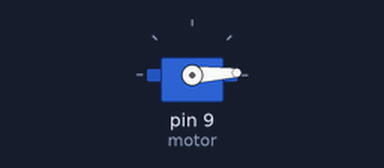
Bench run of a sketch on a simulated Arduino Uno, built with avr-gcc and run on an emulated ATmega328P. Shown: servo.

Above: at 0.05 s.
At 0.9 s:
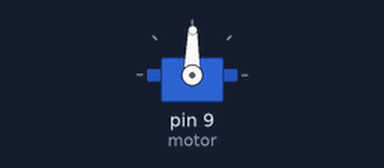
At 1.75 s:
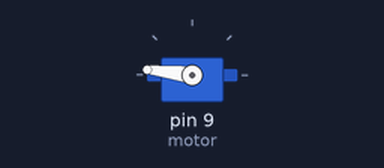
At 3.45 s:
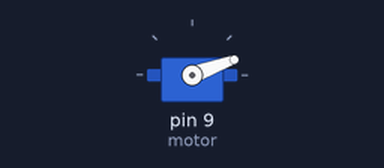
Timing chart, 0 to 8.4 s (numbered marks = the images above):
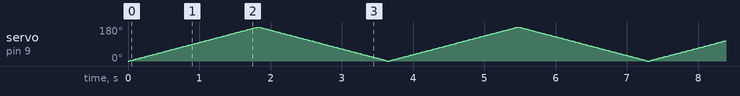

The sketch:

servomotor.ino
```cpp
#include<Servo.h>
Servo motor;
//int knob_off=0;
//int knob_on=180;
int p=0;
void setup() {
  // put your setup code here, to run once:
  motor.attach(9);
  motor.write(0);
}

void loop() {
  // put your main code here, to run repeatedly:
//  if(flame_sensor == HIGH)
//  {
//    motor.write(knob_on);
//  }
//
//  if(button == LOW)
//  {
//    motor.write(knob_off);
//  }
//}
//
  for(p=0;p<=180;p++)
  {
    motor.write(p);
    delay(10);
  }
  for(p=180;p>=0;p--)
  {
    motor.write(p);
    delay(10);
  }
}
```
